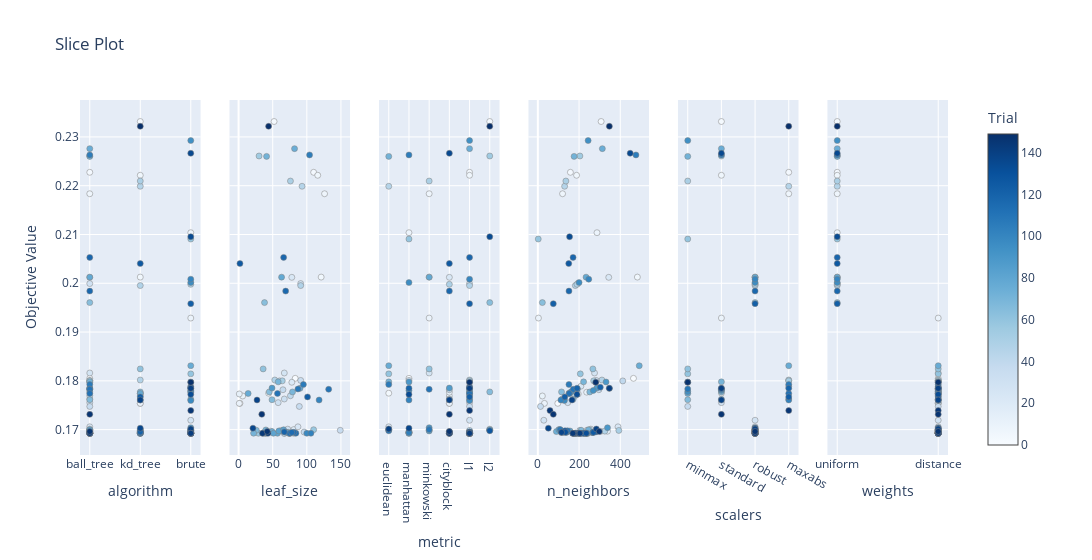

The notebook cell this image was saved under:
### Code cell
# Hyperparameters to score dependency

optuna.visualization.plot_slice(study_knn)

### Figure 1 — Plotly figure (JSON) as saved in the notebook; plotly's stock layout.template omitted (floating-point values rounded to 4 significant figures; data arrays with more than 128 entries replaced by an {"elided": "..."} marker saying what was removed)
{"data": [{"marker": {"color": {"elided": "150 int values"}, "colorbar": {"title": {"text": "Trial"}, "x": 1, "xpad": 40}, "colorscale": [[0, "rgb(247,251,255)"], [0.125, "rgb(222,235,247)"], [0.25, "rgb(198,219,239)"], [0.375, "rgb(158,202,225)"], [0.5, "rgb(107,174,214)"], [0.625, "rgb(66,146,198)"], [0.75, "rgb(33,113,181)"], [0.875, "rgb(8,81,156)"], [1, "rgb(8,48,107)"]], "line": {"color": "Grey", "width": 0.5}, "showscale": true}, "mode": "markers", "name": "Feasible Trial", "showlegend": false, "type": "scatter", "x": {"elided": "150 str values"}, "xaxis": "x", "y": {"elided": "150 float values"}, "yaxis": "y"}, {"marker": {"color": [0, 1, 2, 3, 4, 5, 6, 7, 10, 11, 13, 14, 15, 16, 17, 18, 19, 20, 21, 22, 23, 24, 27, 29, 30, 31, 32, 33, 35, 36, 37, 38, 39, 40, 41, 42, 43, 44, 45, 46, 47, 48, 50, 51, 52, 53, 54, 55, 56, 57, 58, 61, 62, 63, 64, 65, 66, 67, 69, 70, 71, 72, 73, 74, 75, 77, 78, 79, 80, 81, 82, 83, 84, 87, 98, 101, 103, 105, 106, 108, 110, 111, 112, 113, 114, 115, 117, 118, 120, 123, 126, 136, 138, 143, 144, 146, 147, 149], "colorbar": {"title": {"text": "Trial"}, "x": 1, "xpad": 40}, "colorscale": [[0, "rgb(247,251,255)"], [0.125, "rgb(222,235,247)"], [0.25, "rgb(198,219,239)"], [0.375, "rgb(158,202,225)"], [0.5, "rgb(107,174,214)"], [0.625, "rgb(66,146,198)"], [0.75, "rgb(33,113,181)"], [0.875, "rgb(8,81,156)"], [1, "rgb(8,48,107)"]], "line": {"color": "Grey", "width": 0.5}, "showscale": false}, "mode": "markers", "name": "Feasible Trial", "showlegend": false, "type": "scatter", "x": [83, 2, 52, 110, 44, 121, 116, 126, 1, 6, 1, 23, 40, 47, 67, 75, 81, 81, 78, 75, 78, 87, 67, 91, 58, 72, 74, 67, 91, 149, 89, 65, 96, 60, 76, 74, 67, 69, 93, 53, 91, 60, 76, 63, 64, 73, 40, 30, 39, 29, 110, 36, 37, 36, 38, 45, 49, 26, 79, 58, 22, 41, 40, 49, 82, 14, 63, 90, 57, 51, 59, 66, 71, 49, 100, 118, 106, 104, 95, 87, 132, 57, 75, 84, 81, 78, 69, 66, 67, 101, 2, 21, 27, 43, 35, 34, 42, 44], "xaxis": "x2", "y": [0.1805, 0.1754, 0.2332, 0.2228, 0.1775, 0.2013, 0.2221, 0.2184, 0.1754, 0.1769, 0.1773, 0.1695, 0.1694, 0.1697, 0.1693, 0.1693, 0.1692, 0.17, 0.1797, 0.1693, 0.2012, 0.1706, 0.1816, 0.1999, 0.1755, 0.1701, 0.1692, 0.1763, 0.1801, 0.1699, 0.1748, 0.1782, 0.1695, 0.18, 0.1769, 0.1692, 0.1692, 0.1695, 0.2199, 0.1802, 0.1995, 0.1697, 0.221, 0.1698, 0.18, 0.1694, 0.1693, 0.2261, 0.1692, 0.1693, 0.17, 0.1824, 0.1694, 0.1692, 0.196, 0.1777, 0.1761, 0.1699, 0.1777, 0.1798, 0.1693, 0.226, 0.1699, 0.1696, 0.2276, 0.1774, 0.2013, 0.1785, 0.1692, 0.1693, 0.1697, 0.17, 0.1694, 0.1785, 0.1693, 0.1761, 0.1693, 0.2263, 0.1793, 0.1783, 0.1783, 0.1774, 0.1692, 0.1693, 0.1694, 0.1694, 0.1984, 0.2053, 0.1695, 0.1767, 0.204, 0.1703, 0.1761, 0.1692, 0.1692, 0.1731, 0.1696, 0.2322], "yaxis": "y2"}, {"marker": {"color": {"elided": "150 int values"}, "colorbar": {"title": {"text": "Trial"}, "x": 1, "xpad": 40}, "colorscale": [[0, "rgb(247,251,255)"], [0.125, "rgb(222,235,247)"], [0.25, "rgb(198,219,239)"], [0.375, "rgb(158,202,225)"], [0.5, "rgb(107,174,214)"], [0.625, "rgb(66,146,198)"], [0.75, "rgb(33,113,181)"], [0.875, "rgb(8,81,156)"], [1, "rgb(8,48,107)"]], "line": {"color": "Grey", "width": 0.5}, "showscale": false}, "mode": "markers", "name": "Feasible Trial", "showlegend": false, "type": "scatter", "x": {"elided": "150 str values"}, "xaxis": "x3", "y": {"elided": "150 float values"}, "yaxis": "y3"}, {"marker": {"color": {"elided": "150 int values"}, "colorbar": {"title": {"text": "Trial"}, "x": 1, "xpad": 40}, "colorscale": [[0, "rgb(247,251,255)"], [0.125, "rgb(222,235,247)"], [0.25, "rgb(198,219,239)"], [0.375, "rgb(158,202,225)"], [0.5, "rgb(107,174,214)"], [0.625, "rgb(66,146,198)"], [0.75, "rgb(33,113,181)"], [0.875, "rgb(8,81,156)"], [1, "rgb(8,48,107)"]], "line": {"color": "Grey", "width": 0.5}, "showscale": false}, "mode": "markers", "name": "Feasible Trial", "showlegend": false, "type": "scatter", "x": {"elided": "150 int values"}, "xaxis": "x4", "y": {"elided": "150 float values"}, "yaxis": "y4"}, {"marker": {"color": {"elided": "150 int values"}, "colorbar": {"title": {"text": "Trial"}, "x": 1, "xpad": 40}, "colorscale": [[0, "rgb(247,251,255)"], [0.125, "rgb(222,235,247)"], [0.25, "rgb(198,219,239)"], [0.375, "rgb(158,202,225)"], [0.5, "rgb(107,174,214)"], [0.625, "rgb(66,146,198)"], [0.75, "rgb(33,113,181)"], [0.875, "rgb(8,81,156)"], [1, "rgb(8,48,107)"]], "line": {"color": "Grey", "width": 0.5}, "showscale": false}, "mode": "markers", "name": "Feasible Trial", "showlegend": false, "type": "scatter", "x": {"elided": "150 str values"}, "xaxis": "x5", "y": {"elided": "150 float values"}, "yaxis": "y5"}, {"marker": {"color": {"elided": "150 int values"}, "colorbar": {"title": {"text": "Trial"}, "x": 1, "xpad": 40}, "colorscale": [[0, "rgb(247,251,255)"], [0.125, "rgb(222,235,247)"], [0.25, "rgb(198,219,239)"], [0.375, "rgb(158,202,225)"], [0.5, "rgb(107,174,214)"], [0.625, "rgb(66,146,198)"], [0.75, "rgb(33,113,181)"], [0.875, "rgb(8,81,156)"], [1, "rgb(8,48,107)"]], "line": {"color": "Grey", "width": 0.5}, "showscale": false}, "mode": "markers", "name": "Feasible Trial", "showlegend": false, "type": "scatter", "x": {"elided": "150 str values"}, "xaxis": "x6", "y": {"elided": "150 float values"}, "yaxis": "y6"}], "layout": {"title": {"text": "Slice Plot"}, "width": 1800, "xaxis": {"anchor": "y", "categoryarray": ["ball_tree", "kd_tree", "brute"], "categoryorder": "array", "domain": [0, 0.1389], "title": {"text": "algorithm"}, "type": "category"}, "xaxis2": {"anchor": "y2", "domain": [0.1722, 0.3111], "title": {"text": "leaf_size"}}, "xaxis3": {"anchor": "y3", "categoryarray": ["euclidean", "manhattan", "minkowski", "cityblock", "l1", "l2"], "categoryorder": "array", "domain": [0.3444, 0.4833], "title": {"text": "metric"}, "type": "category"}, "xaxis4": {"anchor": "y4", "domain": [0.5167, 0.6556], "title": {"text": "n_neighbors"}}, "xaxis5": {"anchor": "y5", "categoryarray": ["minmax", "standard", "robust", "maxabs", null], "categoryorder": "array", "domain": [0.6889, 0.8278], "title": {"text": "scalers"}, "type": "category"}, "xaxis6": {"anchor": "y6", "categoryarray": ["uniform", "distance"], "categoryorder": "array", "domain": [0.8611, 1], "title": {"text": "weights"}, "type": "category"}, "yaxis": {"anchor": "x", "domain": [0, 1], "title": {"text": "Objective Value"}}, "yaxis2": {"anchor": "x2", "domain": [0, 1], "matches": "y", "showticklabels": false}, "yaxis3": {"anchor": "x3", "domain": [0, 1], "matches": "y", "showticklabels": false}, "yaxis4": {"anchor": "x4", "domain": [0, 1], "matches": "y", "showticklabels": false}, "yaxis5": {"anchor": "x5", "domain": [0, 1], "matches": "y", "showticklabels": false}, "yaxis6": {"anchor": "x6", "domain": [0, 1], "matches": "y", "showticklabels": false}}}
